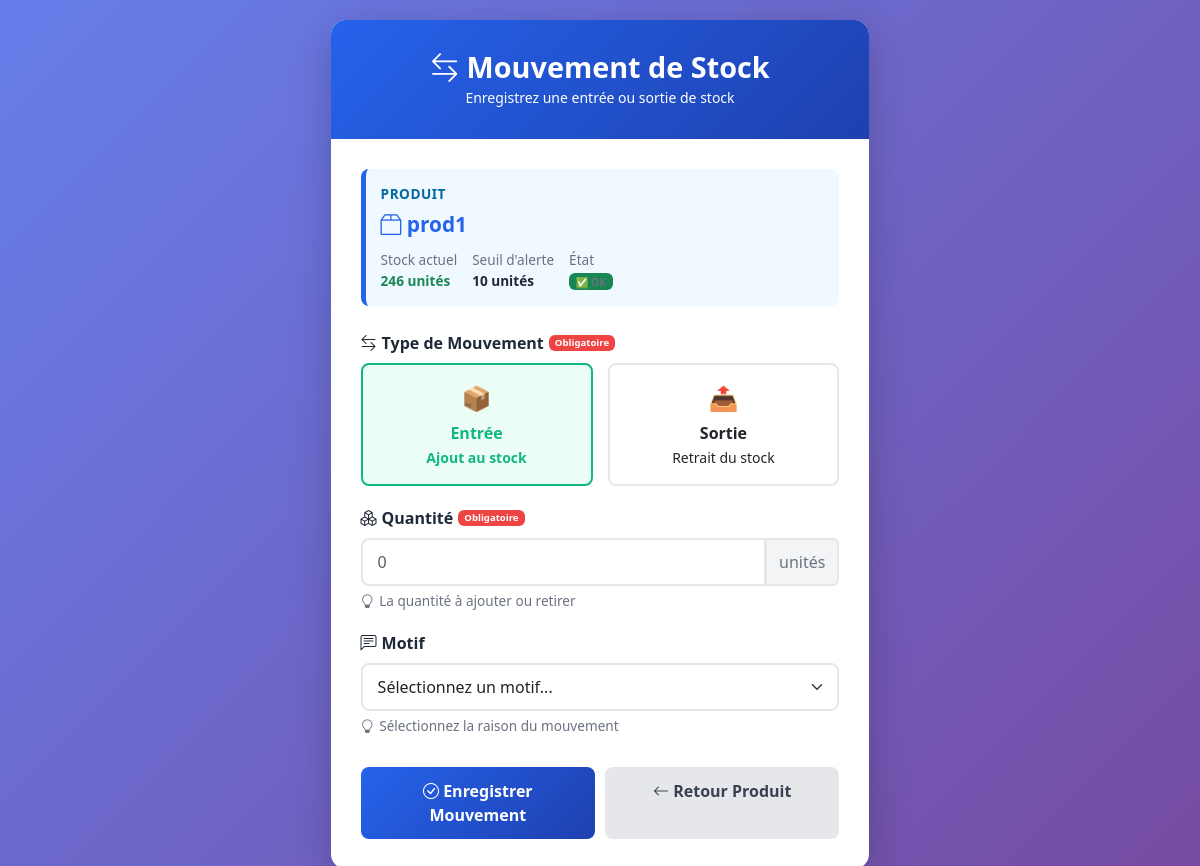
Page /product/1/movement on the committed database.
### models.py (models this page shows, shortened)
class Product(db.Model):
    __tablename__ = 'product'
    id = db.Column(db.Integer, primary_key=True)
    name = db.Column(db.String(100), nullable=False, unique=True)
    sku = db.Column(db.String(50), unique=True, nullable=False)
    description = db.Column(db.Text, default='')
    current_stock = db.Column(db.Integer, default=0, nullable=False)
    threshold = db.Column(db.Integer, default=10, nullable=False)
    created_at = db.Column(db.DateTime, default=datetime.utcnow)
    updated_at = db.Column(db.DateTime, default=datetime.utcnow, onupdate=datetime.utcnow)
    movements = db.relationship('Movement', backref='product', lazy=True, cascade='all, delete-orphan')
    alerts = db.relationship('Alert', backref='product', lazy=True, cascade='all, delete-orphan')
    @property
    def is_critical(self):
        return self.current_stock <= 0
    @property
    def is_low(self):
        return self.current_stock < self.threshold and self.current_stock > 0

### app.py (the view, shortened to what this page needs)
@app.route('/product/<int:product_id>/movement', methods=['GET', 'POST'])
def add_movement(product_id):
    product = Product.query.get_or_404(product_id)
    return render_template('movement.html', product=product)

### templates/movement.html (shortened to what this page needs)
<!DOCTYPE html>
<html lang="fr">
<head>
    <link href="https://cdn.jsdelivr.net/npm/bootstrap@5.3.3/dist/css/bootstrap.min.css" rel="stylesheet">
    <link href="https://cdn.jsdelivr.net/npm/bootstrap-icons@1.11.0/font/bootstrap-icons.css" rel="stylesheet">
</head>
<body>
    <div class="form-container">
        <div class="card">
            <div class="card-header">
                <h2>
                    <i class="bi bi-arrow-left-right"></i> Mouvement de Stock
                </h2>
                <small>Enregistrez une entrée ou sortie de stock</small>
            </div>
            <div class="card-body">
                <div class="product-info">
                    <div class="product-info-title">Produit</div>
                    <div class="product-info-value">
                        <i class="bi bi-box2"></i> {{ product.name }}
                    </div>
                    <div class="stock-status">
                        <div class="status-item">
                            <span>Stock actuel</span>
                            <strong class="{% if product.is_critical %}text-danger{% elif product.is_low %}text-warning{% else %}text-success{% endif %}">
                                {{ product.current_stock }} unités
                            </strong>
                        </div>
                        <div class="status-item">
                            <span>Seuil d'alerte</span>
                            <strong>{{ product.threshold }} unités</strong>
                        </div>
                        <div class="status-item">
                            <span>État</span>
                            <strong>
                                {% if product.is_critical %}
                                    <span class="badge bg-danger">🚨 Rupture</span>
                                {% elif product.is_low %}
                                    <span class="badge bg-warning">⚠️ Faible</span>
                                {% else %}
                                    <span class="badge bg-success">✅ OK</span>
                                {% endif %}
                            </strong>
                        </div>
                    </div>
                </div>
                <form method="POST">
                    <div class="form-label">
                        <i class="bi bi-arrow-left-right"></i> Type de Mouvement
                        <span class="badge">Obligatoire</span>
                    </div>
                    <div class="movement-type-selector">
                        <div class="movement-option entry">
                            <label for="movement_in">
                                <span class="icon-large">📦</span>
                                <strong>Entrée</strong><br>
                                <small>Ajout au stock</small>
                            </label>
                        </div>
                        <div class="movement-option exit">
                            <label for="movement_out">
                                <span class="icon-large">📤</span>
                                <strong>Sortie</strong><br>
                                <small>Retrait du stock</small>
                            </label>
                        </div>
                    </div>
                    <div class="form-group">
                        <label for="quantity" class="form-label">
                            <i class="bi bi-boxes"></i> Quantité
                            <span class="badge">Obligatoire</span>
                        </label>
                        <div class="input-group">
                            <input
                                type="number"
                                class="form-control"
                                id="quantity"
                                name="quantity"
                                placeholder="0"
                                min="1"
                                step="1"
                                required
                            >
                            <span class="input-group-text">unités</span>
                        </div>
                        <div class="form-helper">
                            <i class="bi bi-lightbulb"></i> La quantité à ajouter ou retirer
                        </div>
                    </div>
                    <div class="form-group">
                        <label for="reason" class="form-label">
                            <i class="bi bi-chat-left-text"></i> Motif
                        </label>
                        <select
                            class="form-select"
                            id="reason"
                            name="reason"
                        >
                            <option value="" selected>Sélectionnez un motif...</option>
                        </select>
                        <div class="form-helper">
                            <i class="bi bi-lightbulb"></i> Sélectionnez la raison du mouvement
                        </div>
                    </div>
                    <div class="button-group">
                        <button type="submit" class="btn btn-primary">
                            <i class="bi bi-check-circle"></i> Enregistrer Mouvement
                        </button>
                        <a href="/product/{{ product.id }}" class="btn btn-secondary">
                            <i class="bi bi-arrow-left"></i> Retour Produit
                        </a>
                    </div>
                </form>
            </div>
        </div>
    </div>
</body>
</html>

### templates/movement.html (style rules this page uses)
:root { --primary-color: #2563eb; --success-color: #10b981; --danger-color: #ef4444; --warning-color: #f59e0b; }
body { background: linear-gradient(135deg, #667eea 0%, #764ba2 100%); min-height: 100vh; display: flex; align-items: center; padding: 20px 0; font-family: 'Segoe UI', Tahoma, Geneva, Verdana, sans-serif; }
.form-container { max-width: 600px; margin: 0 auto; }
.card { border: none; border-radius: 15px; box-shadow: 0 10px 40px rgba(0, 0, 0, 0.2); overflow: hidden; }
.card-header { background: linear-gradient(135deg, var(--primary-color) 0%, #1e40af 100%); color: white; padding: 30px; text-align: center; border: none; }
.card-header h2 { margin: 0; font-weight: 700; font-size: 1.8rem; }
.card-body { padding: 30px; }
.product-info { background: #f0f9ff; border-left: 5px solid var(--primary-color); border-radius: 8px; padding: 15px; margin-bottom: 25px; }
.product-info-title { color: #0369a1; font-weight: 600; font-size: 0.85rem; text-transform: uppercase; letter-spacing: 0.5px; margin-bottom: 5px; }
.product-info-value { font-size: 1.3rem; font-weight: 700; color: var(--primary-color); }
.stock-status { display: flex; gap: 15px; margin-top: 10px; }
.status-item { font-size: 0.85rem; }
.status-item strong { display: block; color: #1f2937; }
.status-item span { color: #6b7280; }
.form-label { font-weight: 600; color: #1f2937; margin-bottom: 8px; display: flex; align-items: center; gap: 5px; }
.form-label .badge { background: var(--danger-color); font-size: 0.6rem; padding: 3px 6px; }
.form-control, .form-select { border-radius: 8px; border: 2px solid #e5e7eb; padding: 10px 15px; font-size: 1rem; transition: border-color 0.3s, box-shadow 0.3s; }
.form-group { margin-bottom: 20px; }
.form-helper { font-size: 0.85rem; color: #6b7280; margin-top: 5px; display: flex; align-items: center; gap: 5px; }
.input-group-text { background: #f3f4f6; border: 2px solid #e5e7eb; color: #6b7280; }
.movement-type-selector { display: flex; gap: 15px; margin-bottom: 20px; }
.movement-option { flex: 1; }
.movement-option label { display: block; padding: 15px; border: 2px solid #e5e7eb; border-radius: 8px; text-align: center; cursor: pointer; transition: all 0.3s; margin: 0; }
.movement-option input[type="radio"]:checked + label { border-color: var(--primary-color); background: #f0f9ff; font-weight: 600; }
.movement-option.entry input[type="radio"]:checked + label { border-color: var(--success-color); background: #ecfdf5; color: var(--success-color); }
.icon-large { font-size: 1.5rem; display: block; margin-bottom: 5px; }
.button-group { display: flex; gap: 10px; margin-top: 30px; }
.btn { padding: 12px 30px; font-weight: 600; border-radius: 8px; border: none; transition: all 0.3s; font-size: 1rem; }
.btn-primary { background: linear-gradient(135deg, var(--primary-color) 0%, #1e40af 100%); color: white; flex: 1; }
.btn-secondary { background: #e5e7eb; color: #374151; flex: 1; }

### rows in the picture
Product: name "prod1", current_stock "246", threshold "10"
